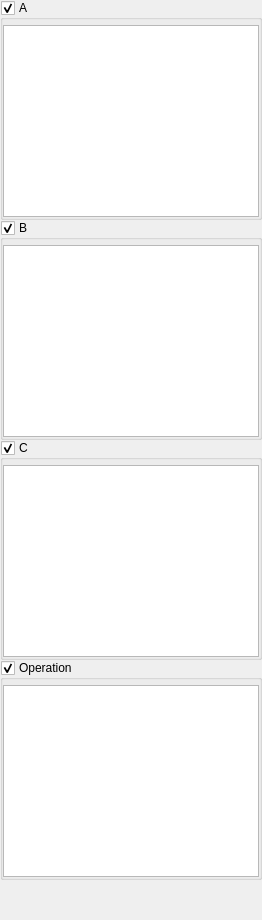
       <widget class="QWidget" name="tv_open_files">
        <attribute name="title">
         <string>Opened files</string>
        </attribute>
        <layout class="QVBoxLayout" name="verticalLayout_13">
         <property name="spacing">
          <number>0</number>
         </property>
         <property name="leftMargin">
          <number>0</number>
         </property>
         <property name="topMargin">
          <number>0</number>
         </property>
         <property name="rightMargin">
          <number>0</number>
         </property>
         <property name="bottomMargin">
          <number>0</number>
         </property>
         <item>
          <widget class="CollapsibleGroupBox" name="gb_a">
           <property name="title">
            <string>A</string>
           </property>
           <property name="flat">
            <bool>true</bool>
           </property>
           <property name="checkable">
            <bool>true</bool>
           </property>
           <layout class="QHBoxLayout" name="horizontalLayout_19">
            <property name="spacing">
             <number>0</number>
            </property>
            <property name="leftMargin">
             <number>0</number>
            </property>
            <property name="topMargin">
             <number>5</number>
            </property>
            <property name="rightMargin">
             <number>0</number>
            </property>
            <property name="bottomMargin">
             <number>0</number>
            </property>
            <item>
             <widget class="DragNDropListView" name="lw_a">
              <property name="editTriggers">
               <set>QAbstractItemView::NoEditTriggers</set>
              </property>
              <property name="selectionMode">
               <enum>QAbstractItemView::ExtendedSelection</enum>
              </property>
             </widget>
            </item>
           </layout>
          </widget>
         </item>
         <item>
          <widget class="CollapsibleGroupBox" name="gb_b">
           <property name="title">
            <string>B</string>
           </property>
           <property name="flat">
            <bool>true</bool>
           </property>
           <property name="checkable">
            <bool>true</bool>
           </property>
           <layout class="QHBoxLayout" name="horizontalLayout_20">
            <property name="spacing">
             <number>0</number>
            </property>
            <property name="leftMargin">
             <number>0</number>
            </property>
            <property name="topMargin">
             <number>5</number>
            </property>
            <property name="rightMargin">
             <number>0</number>
            </property>
            <property name="bottomMargin">
             <number>0</number>
            </property>
            <item>
             <widget class="DragNDropListView" name="lw_b">
              <property name="editTriggers">
               <set>QAbstractItemView::NoEditTriggers</set>
              </property>
              <property name="selectionMode">
               <enum>QAbstractItemView::ExtendedSelection</enum>
              </property>
             </widget>
            </item>
           </layout>
          </widget>
         </item>
         <item>
          <widget class="CollapsibleGroupBox" name="gb_c">
           <property name="title">
            <string>C</string>
           </property>
           <property name="flat">
            <bool>true</bool>
           </property>
           <property name="checkable">
            <bool>true</bool>
           </property>
           <layout class="QHBoxLayout" name="horizontalLayout_21">
            <property name="spacing">
             <number>0</number>
            </property>
            <property name="leftMargin">
             <number>0</number>
            </property>
            <property name="topMargin">
             <number>5</number>
            </property>
            <property name="rightMargin">
             <number>0</number>
            </property>
            <property name="bottomMargin">
             <number>0</number>
            </property>
            <item>
             <widget class="DragNDropListView" name="lw_c">
              <property name="editTriggers">
               <set>QAbstractItemView::NoEditTriggers</set>
              </property>
              <property name="selectionMode">
               <enum>QAbstractItemView::ExtendedSelection</enum>
              </property>
             </widget>
            </item>
           </layout>
          </widget>
         </item>
         <item>
          <widget class="CollapsibleGroupBox" name="gb_d">
           <property name="title">
            <string>Operation</string>
           </property>
           <property name="flat">
            <bool>true</bool>
           </property>
           <property name="checkable">
            <bool>true</bool>
           </property>
           <layout class="QHBoxLayout" name="horizontalLayout_22">
            <property name="spacing">
             <number>0</number>
            </property>
            <property name="leftMargin">
             <number>0</number>
            </property>
            <property name="topMargin">
             <number>5</number>
            </property>
            <property name="rightMargin">
             <number>0</number>
            </property>
            <property name="bottomMargin">
             <number>0</number>
            </property>
            <item>
             <widget class="DragNDropListView" name="lw_d">
              <property name="editTriggers">
               <set>QAbstractItemView::NoEditTriggers</set>
              </property>
              <property name="selectionMode">
               <enum>QAbstractItemView::ExtendedSelection</enum>
              </property>
             </widget>
            </item>
           </layout>
          </widget>
         </item>
         <item>
          <spacer name="verticalSpacer_2">
           <property name="orientation">
            <enum>Qt::Vertical</enum>
           </property>
           <property name="sizeHint" stdset="0">
            <size>
             <width>20</width>
             <height>40</height>
            </size>
           </property>
          </spacer>
         </item>
        </layout>
       </widget>
